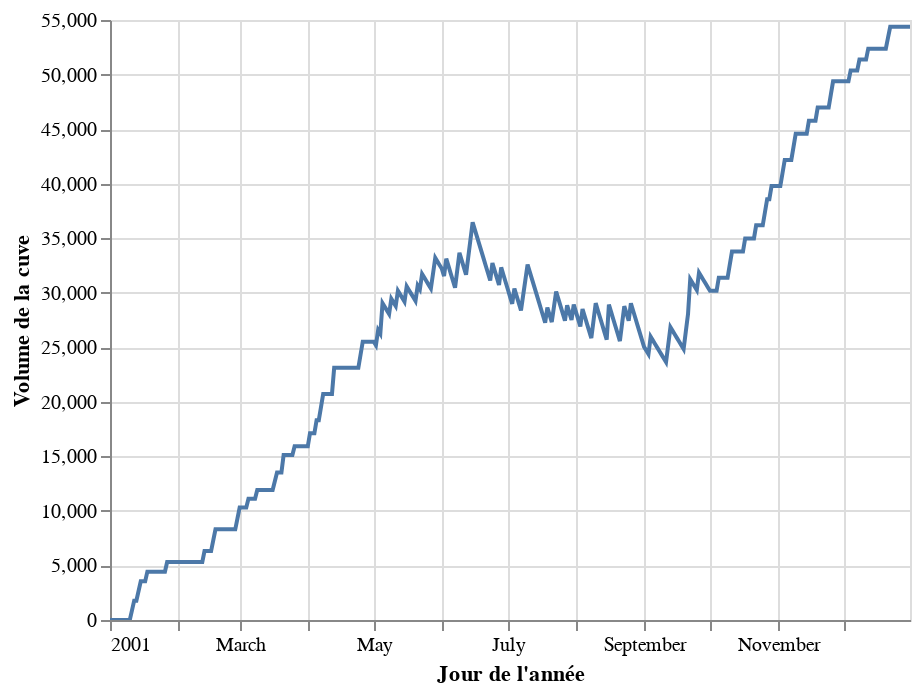

The cell this chart's notebook holds for it:
### Code cell
# Visualisation graphique
alt.Chart(cuve).mark_line().encode(
    x=alt.X('doy:T',title="Jour de l'année"),
    y=alt.Y('vol',title="Volume de la cuve"),
    tooltip=['vol', 'doy']
).properties(
    width = 400
).interactive()

### Figure 1 — Vega-Lite specification as saved in the notebook (floating-point values rounded to 4 significant figures; data arrays with more than 128 entries replaced by an {"elided": "..."} marker saying what was removed)
{"config": {"view": {"continuousWidth": 400, "continuousHeight": 300}}, "data": {"name": "data-305cd3166e97940ea2762fd57ee4815e"}, "mark": "line", "encoding": {"tooltip": [{"field": "vol", "type": "quantitative"}, {"field": "doy", "type": "nominal"}], "x": {"field": "doy", "title": "Jour de l'année", "type": "temporal"}, "y": {"field": "vol", "title": "Volume de la cuve", "type": "quantitative"}}, "selection": {"selector014": {"type": "interval", "bind": "scales", "encodings": ["x", "y"]}}, "width": 400, "$schema": "https://vega.github.io/schema/vega-lite/v4.17.0.json", "datasets": {"data-305cd3166e97940ea2762fd57ee4815e": {"elided": "365 records"}}}
